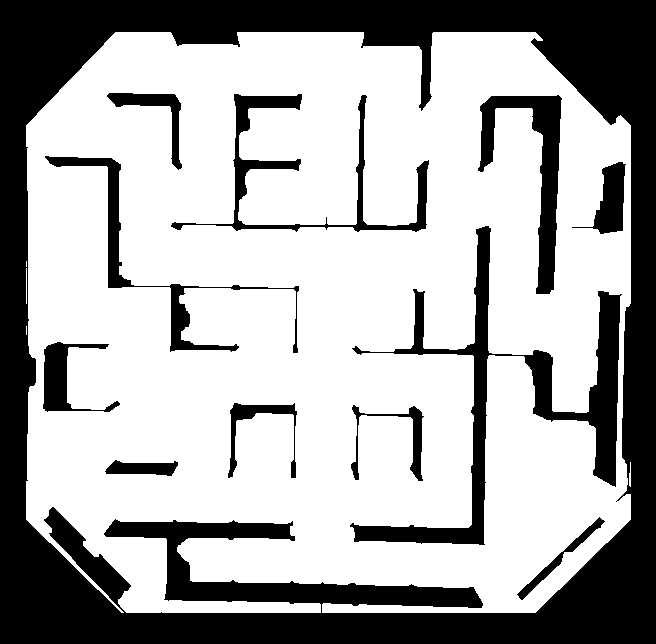
#> input picture mazemapping/Screenshot 2026-08-04 103907_mask_outputs/07_planning_map_free_white.png, 656 x 644 px
$ python path_planning_nodes.py '../mazemapping/Screenshot 2026-08-04 103907_mask_outputs/07_planning_map_free_white.png'
#> lines starting #> are read from the running program, lines starting #| are printed output that depends on the picture; after the words box and inside, x2 and y2 are one past the last pixel; in counts of white or black regions, pixels touching at a corner belong together
### mazemapping/mask_maze.py
"""
mask_maze.py

Creates a binary obstacle mask for the supplied octagonal maze image.

Output convention:
- 06_occupancy_obstacles_white.png:
    255 (white) = obstacle / wall / outside board
    0   (black) = free space

- 07_planning_map_free_white.png:
    255 (white) = free space
    0   (black) = obstacle / wall / outside board

The preprocessing uses:
1. CLAHE local contrast enhancement
2. Gamma darkening
3. A normal dark-pixel threshold for thick walls
4. Horizontal and vertical black-hat filters for thin walls
5. Morphological closing to repair small gaps
6. Connected-component filtering that preserves long, thin walls
"""

from __future__ import annotations

import argparse
from pathlib import Path

import cv2
import numpy as np

try:
    from .clip_grid import create_cyan_clip_mask
except ImportError:  # Support direct ``python mask_maze.py`` execution.
    from clip_grid import create_cyan_clip_mask


# ------------------------- Parameters to tune ------------------------- #

# Main wall threshold. Lower this if shadows are being detected as walls.
# Raise it slightly if genuine dark walls are missing.
DARK_THRESHOLD = 92

# Local contrast enhancement.
CLAHE_CLIP_LIMIT = 2.0
CLAHE_TILE_GRID = (8, 8)

# Gamma > 1 darkens mid-grey/dark pixels.
GAMMA = 1.21

# Run the geometry-sensitive morphology at one reference resolution. Camera
# exports of the same maze have ranged from roughly 670 px to 1160 px square;
# fixed pixel kernels otherwise behave differently on the low-resolution pair.
# Outputs are transformed back to the supplied image dimensions afterwards.
MASK_CANONICAL_SIZE = 1000

# Hysteresis thresholds for black-hat thin-wall recovery. Weak line pixels are
# retained only when their connected component reaches stronger line evidence
# or the main dark-wall mask. This preserves faint edge-on walls without
# admitting every isolated floor seam detected at the weak threshold.
THIN_LINE_THRESHOLD = 16
THIN_LINE_STRONG_THRESHOLD = 22
THIN_LINE_SUPPORT_DILATION_SIZE = 15


# Black-hat kernels for detecting horizontal and vertical dark lines.
HORIZONTAL_BLACKHAT_KERNEL = (17, 3)
VERTICAL_BLACKHAT_KERNEL = (3, 17)

# Directional opening suppresses non-line-shaped black-hat detections.
HORIZONTAL_OPEN_KERNEL = (6, 1)
VERTICAL_OPEN_KERNEL = (1, 6)

# Morphological closing joins wall pieces interrupted by cyan tape.
CLOSE_KERNEL_SIZE = 3
CLOSE_ITERATIONS = 1

# Large connected regions are kept automatically.
MIN_COMPONENT_AREA = 100

# Long, thin regions can also be kept even when their area is small.
MIN_COMPONENT_LENGTH = 15
MIN_THIN_COMPONENT_AREA = 8

# A short black-hat response can also be caused by a light floor mark. Only
# small isolated components receive this absolute-intensity check; full walls
# and Task 2 cylinders are deliberately outside its scope.
MAX_SMALL_COMPONENT_AREA = 250
MAX_SMALL_COMPONENT_MEDIAN_GRAY = 165

# The photographed board has centre panel seams that are not obstacles.
# Suppression is limited to the known centre strips and protects crossing
# walls and broad objects.
SUPPRESS_CENTRE_SEAMS = True
# CENTRE_SEAM_HALF_WIDTH = 7
CENTRE_SEAM_HALF_WIDTH = 8

# Pixels on the known centre seams are removed unless they belong to a
# perpendicular wall or a genuinely broad object. This rejects dark tape/seam
# fragments without cutting a crossing wall or a Task 2 cylinder.
CENTRE_SEAM_CROSSING_LENGTH = 19
CENTRE_SEAM_BROAD_FEATURE_SIZE = 11


# Adds a narrow obstacle boundary around the octagonal board.
BOARD_BOUNDARY_WIDTH = 7

# Approximate inner octagonal board corners, stored as fractions of
# image width and height.
BOARD_POLYGON_FRACTIONS = np.array(
    [
        (0.170, 0.045),  # top-left sloping corner
        (0.820, 0.045),  # top-right sloping corner
        (0.965, 0.190),  # upper-right side
        (0.965, 0.810),  # lower-right side
        (0.820, 0.955),  # bottom-right sloping corner
        (0.180, 0.955),  # bottom-left sloping corner
        (0.035, 0.810),  # lower-left side
        (0.035, 0.190),  # upper-left side
    ],
    dtype=np.float32,
)


# [5 lines left out: function odd_positive, not called in this run]


def create_board_mask(height: int, width: int) -> tuple[np.ndarray, np.ndarray]:
    """
    Return:
        board_mask: 255 inside the octagonal board and 0 outside
        polygon: integer polygon vertices
    """
    polygon = np.empty_like(BOARD_POLYGON_FRACTIONS, dtype=np.int32)
    polygon[:, 0] = np.rint(BOARD_POLYGON_FRACTIONS[:, 0] * width).astype(np.int32)
    polygon[:, 1] = np.rint(BOARD_POLYGON_FRACTIONS[:, 1] * height).astype(np.int32)

    board_mask = np.zeros((height, width), dtype=np.uint8)
    cv2.fillPoly(board_mask, [polygon], 255)

    return board_mask, polygon


# [295 lines left out: functions apply_gamma, remove_small_components, suppress_bright_small_components, suppress_centre_seam_artifacts, keep_supported_line_components, _directional_line_mask and 1 more, not called in this run]


def _create_maze_masks_native(
    image: np.ndarray,
    dark_threshold: int = DARK_THRESHOLD,
    thin_line_threshold: int = THIN_LINE_THRESHOLD,
    gamma: float = GAMMA,
) -> dict[str, np.ndarray]:
    """Create the intermediate and final masks."""
    if image is None or image.size == 0:
        raise ValueError("The supplied image is empty or could not be read.")

    height, width = image.shape[:2]
    board_mask, board_polygon = create_board_mask(height, width)

    grayscale = cv2.cvtColor(image, cv2.COLOR_BGR2GRAY)
    cyan_clip_mask = create_cyan_clip_mask(image)

    # Increase local contrast so thin dark walls stand out from the floor.
    clahe = cv2.createCLAHE(
        clipLimit=CLAHE_CLIP_LIMIT,
        tileGridSize=CLAHE_TILE_GRID,
    )
    clahe_gray = clahe.apply(grayscale)

    # Darken the enhanced grayscale image without changing its geometry.
    enhanced_gray = apply_gamma(clahe_gray, gamma)

    # Main detection for normal/thicker dark walls.
    #
    # Use the original grayscale here rather than the enhanced image. This
    # prevents CLAHE/gamma from turning broad grey shadows into obstacles.
    # The enhanced image is reserved for thin-line recovery below.
    main_dark_mask = cv2.inRange(
        grayscale,
        0,
        dark_threshold,
    )
    main_dark_mask = cv2.bitwise_and(main_dark_mask, board_mask)
    if SUPPRESS_CENTRE_SEAMS:
        main_dark_mask = suppress_centre_seam_artifacts(main_dark_mask)

    # Separate recovery path for narrow edge-on walls.
    (
        thin_line_response,
        horizontal_line_mask,
        vertical_line_mask,
        thin_line_mask,
    ) = create_thin_line_mask(
        enhanced_gray,
        board_mask,
        main_dark_mask,
        thin_line_threshold,
    )

    # Suppress directional thin-line evidence on the corresponding known panel
    # seam. Perpendicular wall evidence remains untouched.
    if SUPPRESS_CENTRE_SEAMS:
        centre_x = width // 2
        centre_y = height // 2
        half_width = CENTRE_SEAM_HALF_WIDTH

        x_start = max(0, centre_x - half_width)
        x_end = min(width, centre_x + half_width + 1)
        y_start = max(0, centre_y - half_width)
        y_end = min(height, centre_y + half_width + 1)

        vertical_line_mask[:, x_start:x_end] = 0
        horizontal_line_mask[y_start:y_end, :] = 0
        thin_line_mask = suppress_centre_seam_artifacts(thin_line_mask)

    # Combine the thick-wall and thin-wall detections.
    raw_dark_mask = cv2.bitwise_or(
        main_dark_mask,
        thin_line_mask,
    )
    raw_dark_mask = cv2.bitwise_and(raw_dark_mask, board_mask)

    close_size = odd_positive(CLOSE_KERNEL_SIZE, "CLOSE_KERNEL_SIZE")
    close_kernel = cv2.getStructuringElement(
        cv2.MORPH_ELLIPSE,
        (close_size, close_size),
    )

    # Join small gaps across cyan tape and minor lighting discontinuities.
    closed_wall_mask = cv2.morphologyEx(
        raw_dark_mask,
        cv2.MORPH_CLOSE,
        close_kernel,
        iterations=CLOSE_ITERATIONS,
    )

    cleaned_wall_mask = remove_small_components(
        closed_wall_mask,
        MIN_COMPONENT_AREA,
        MIN_COMPONENT_LENGTH,
        MIN_THIN_COMPONENT_AREA,
    )

    # One small final closing pass; 3x3 avoids excessively thick walls.
    cleaned_wall_mask = cv2.morphologyEx(
        cleaned_wall_mask,
        cv2.MORPH_CLOSE,
        np.ones((3, 3), dtype=np.uint8),
        iterations=1,
    )
    cleaned_wall_mask = suppress_bright_small_components(
        cleaned_wall_mask,
        grayscale,
    )

    # Occupancy convention: white means blocked.
    occupancy_map = cleaned_wall_mask.copy()

    # Everything outside the octagonal board is blocked.
    occupancy_map[board_mask == 0] = 255

    # Add a clear boundary around the board edge.
    boundary_width = odd_positive(
        BOARD_BOUNDARY_WIDTH,
        "BOARD_BOUNDARY_WIDTH",
    )
    boundary_kernel = np.ones(
        (boundary_width, boundary_width),
        dtype=np.uint8,
    )
    board_boundary = cv2.morphologyEx(
        board_mask,
        cv2.MORPH_GRADIENT,
        boundary_kernel,
    )
    occupancy_map[board_boundary > 0] = 255

    # Opposite convention for graph construction.
    planning_map = cv2.bitwise_not(occupancy_map)

    # Red overlay showing what has been classified as blocked.
    coloured_overlay = image.copy()
    coloured_overlay[occupancy_map == 255] = (0, 0, 255)
    overlay = cv2.addWeighted(image, 0.68, coloured_overlay, 0.32, 0)

    # Draw the detected board polygon for checking.
    polygon_preview = image.copy()
    cv2.polylines(
        polygon_preview,
        [board_polygon],
        isClosed=True,
        color=(0, 255, 255),
        thickness=2,
    )

    return {
        "01_grayscale.png": grayscale,
        "01a_clahe_grayscale.png": clahe_gray,
        "01b_enhanced_grayscale.png": enhanced_gray,
        "02_board_polygon.png": polygon_preview,
        "02a_thin_line_response.png": thin_line_response,
        "02b_horizontal_line_mask.png": horizontal_line_mask,
        "02c_vertical_line_mask.png": vertical_line_mask,
        "02d_thin_line_mask.png": thin_line_mask,
        "02e_cyan_clip_mask.png": cyan_clip_mask,
        "03a_main_dark_mask.png": main_dark_mask,
        "03_raw_dark_mask.png": raw_dark_mask,
        "04_closed_wall_mask.png": closed_wall_mask,
        "05_cleaned_wall_mask.png": cleaned_wall_mask,
        "06_occupancy_obstacles_white.png": occupancy_map,
        "07_planning_map_free_white.png": planning_map,
        "08_mask_overlay.png": overlay,
    }


_BINARY_OUTPUTS = frozenset(
    {
        "02b_horizontal_line_mask.png",
        "02c_vertical_line_mask.png",
        "02d_thin_line_mask.png",
        "02e_cyan_clip_mask.png",
        "03a_main_dark_mask.png",
        "03_raw_dark_mask.png",
        "04_closed_wall_mask.png",
        "05_cleaned_wall_mask.png",
        "06_occupancy_obstacles_white.png",
    }
)


def create_maze_masks(
    image: np.ndarray,
    dark_threshold: int = DARK_THRESHOLD,
    thin_line_threshold: int = THIN_LINE_THRESHOLD,
    gamma: float = GAMMA,
    canonical_size: int | None = MASK_CANONICAL_SIZE,
) -> dict[str, np.ndarray]:
    """Create masks with resolution-normalised morphology.

    The photographed rig fills the source frame in the supplied captures, so
    resizing it to a common square makes the fixed black-hat, opening, closing,
    and component kernels represent consistent physical sizes. Every returned
    output is restored to the input dimensions for Task 1 compatibility.
    Pass ``canonical_size=None`` to retain native-resolution behaviour.
    """
    if image is None or image.size == 0:
        raise ValueError("The supplied image is empty or could not be read.")
    if canonical_size is None:
        return _create_maze_masks_native(
            image,
            dark_threshold,
            thin_line_threshold,
            gamma,
        )
    if canonical_size < 2:
        raise ValueError("canonical_size must be at least 2 or None")

    height, width = image.shape[:2]
    if height == canonical_size and width == canonical_size:
        return _create_maze_masks_native(
            image,
            dark_threshold,
            thin_line_threshold,
            gamma,
        )

    normalised = cv2.resize(
        image,
        (canonical_size, canonical_size),
        interpolation=(
            cv2.INTER_AREA
            if canonical_size < max(height, width)
            else cv2.INTER_CUBIC
        ),
    )
    normalised_outputs = _create_maze_masks_native(
        normalised,
        dark_threshold,
        thin_line_threshold,
        gamma,
    )

    restored: dict[str, np.ndarray] = {}
    for name, output in normalised_outputs.items():
        resized = cv2.resize(
            output,
            (width, height),
            interpolation=cv2.INTER_AREA,
        )
        if name in _BINARY_OUTPUTS:
            resized = np.where(resized > 0, 255, 0).astype(np.uint8)
        restored[name] = resized

    occupancy_name = "06_occupancy_obstacles_white.png"
    planning_name = "07_planning_map_free_white.png"
    restored[planning_name] = cv2.bitwise_not(restored[occupancy_name])

    coloured_overlay = image.copy()
    coloured_overlay[restored[occupancy_name] == 255] = (0, 0, 255)
    restored["08_mask_overlay.png"] = cv2.addWeighted(
        image,
        0.68,
        coloured_overlay,
        0.32,
        0,
    )
    return restored


# [154 lines left out: functions save_outputs, show_outputs, parse_arguments, main, not called in this run]


# [2 lines that do not run on import are left out]

### cylindermapping/path_planning_nodes.py
"""
path_planning_nodes_fixed.py

Creates a fixed node lattice from the maze image.

Important behaviour:
- The node lattice is generated independently of the obstacle mask.
- A node is still created when its coordinate lies on a detected wall.
- Nodes are then classified as FREE or BLOCKED using the planning mask.
- Later path-planning stages should prevent travel through blocked nodes
  and prevent edges from crossing walls.

Nothing is saved unless --save is supplied.

Required folder layout:
    your_project/
        mask_maze.py
        path_planning_nodes_fixed_grid.py
        maze.png

Run:
    py path_planning_nodes_fixed_grid.py "maze.png"

If "9 rows and 9 columns" means 9 maze cells rather than 9 nodes,
run with 10 rows and 10 columns:
    py path_planning_nodes_fixed_grid.py "maze.png" --rows 10 --columns 10
"""

from __future__ import annotations

import argparse
from pathlib import Path
from typing import List, NamedTuple, Tuple

import cv2
import numpy as np

try:
    from mask_maze import create_board_mask, create_maze_masks
except ImportError as error:
    raise ImportError(
        "Could not import mask_maze.py. Put mask_maze.py in the same folder "
        "as this file, and make sure it contains create_maze_masks() and "
        "create_board_mask()."
    ) from error


Point = Tuple[int, int]


class GridNode(NamedTuple):
    """One fixed lattice node."""

    node_id: int
    row: int
    column: int
    x: int
    y: int
    blocked: bool


# ------------------------- Main tuning variables ------------------------- #

# Number of NODE positions, not number of spaces between nodes.
NODE_ROWS = 9
NODE_COLUMNS = 9

# Move the fixed grid inward from the octagonal board's bounding rectangle.
# Increase these values if outer nodes are too close to the board boundary.
# Decrease them if the grid does not cover enough of the maze.
GRID_INSET_X_FRACTION = 0.08
GRID_INSET_Y_FRACTION = 0.08

# Optional additional wall clearance before classifying nodes.
# This does not affect whether nodes are created. It only changes whether
# each generated node is labelled free or blocked.
CLEARANCE_PIXELS = 0

NODE_RADIUS = 4
NODE_LABELS = True
FREE_THRESHOLD = 127

# Display colours use OpenCV's BGR ordering.
FREE_NODE_COLOUR = (0, 255, 0)
BLOCKED_NODE_COLOUR = (0, 0, 255)
GRID_LINE_COLOUR = (100, 220, 100)
LABEL_COLOUR = (255, 0, 255)


# [287 lines left out: functions ensure_binary_planning_map, add_clearance, calculate_grid_bounds, generate_fixed_grid_nodes, build_node_lookup, draw_lattice_edges and 2 more, not called in this run]


def parse_arguments() -> argparse.Namespace:
    parser = argparse.ArgumentParser(
        description=(
            "Generate a fixed node lattice independently of obstacles, then "
            "classify each node using the mask from mask_maze.py."
        ),
    )

    parser.add_argument(
        "image",
        type=Path,
        help="Path to the original maze photograph.",
    )

    parser.add_argument(
        "--rows",
        type=int,
        default=NODE_ROWS,
        help=f"Number of node rows. Default: {NODE_ROWS}.",
    )

    parser.add_argument(
        "--columns",
        type=int,
        default=NODE_COLUMNS,
        help=f"Number of node columns. Default: {NODE_COLUMNS}.",
    )

    parser.add_argument(
        "--inset-x",
        type=float,
        default=GRID_INSET_X_FRACTION,
        help=(
            "Horizontal grid inset as a fraction of board width. "
            f"Default: {GRID_INSET_X_FRACTION}."
        ),
    )

    parser.add_argument(
        "--inset-y",
        type=float,
        default=GRID_INSET_Y_FRACTION,
        help=(
            "Vertical grid inset as a fraction of board height. "
            f"Default: {GRID_INSET_Y_FRACTION}."
        ),
    )

    parser.add_argument(
        "--clearance",
        type=int,
        default=CLEARANCE_PIXELS,
        help=(
            "Additional obstacle inflation used only for node classification. "
            f"Default: {CLEARANCE_PIXELS}."
        ),
    )

    parser.add_argument(
        "--node-radius",
        type=int,
        default=NODE_RADIUS,
        help=f"Displayed node radius. Default: {NODE_RADIUS}.",
    )

    parser.add_argument(
        "--no-labels",
        action="store_true",
        help="Hide node ID labels.",
    )

    parser.add_argument(
        "--save",
        action="store_true",
        help="Save the planning map and fixed-grid previews.",
    )

    parser.add_argument(
        "--output",
        type=Path,
        default=Path("fixed_grid_outputs"),
        help="Output directory used with --save.",
    )

    return parser.parse_args()


def main() -> None:
    args = parse_arguments()

    if args.rows < 2:
        raise ValueError("--rows must be at least 2.")

    if args.columns < 2:
        raise ValueError("--columns must be at least 2.")

    if args.clearance < 0:
        raise ValueError("--clearance must be zero or greater.")

    if args.node_radius <= 0:
        raise ValueError("--node-radius must be greater than zero.")

    image_path = args.image.expanduser().resolve()

    if not image_path.is_file():
        raise FileNotFoundError(f"Maze image not found: {image_path}")

    original_image = cv2.imread(
        str(image_path),
        cv2.IMREAD_COLOR,
    )
#> original_image is the input picture: shape (644, 656, 3); 66.6% white; 12 black regions, largest, box (x1, y1, x2, y2) and area: (0, 0, 656, 644) 106397, (350, 226, 622, 545) 12884, (478, 95, 562, 294) 5028

    if original_image is None:
        raise ValueError(
            f"OpenCV could not read the image: {image_path}"
        )

    # Generate the mask in memory.
    mask_outputs = create_maze_masks(original_image)
#> in create_maze_masks, `normalised = cv2.resize( image, (canonical_size, canonical_size), inte..`:
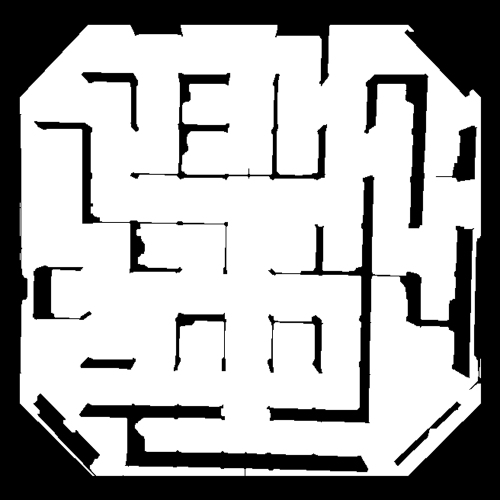
#> normalised: shape (1000, 1000, 3) (shown at 1/2 size); min 0, max 255, mean 169.9
#> in create_board_mask, `cv2.fillPoly(board_mask, [polygon], 255)`:
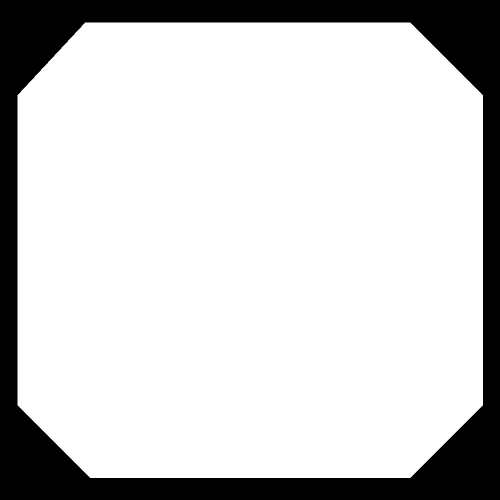
#> board_mask: shape (1000, 1000) (shown at 1/2 size); 80.7% white; 1 black region, box (x1, y1, x2, y2) and area: (0, 0, 1000, 1000) 193469

    planning_map = mask_outputs[
        "07_planning_map_free_white.png"
    ]
    planning_map = ensure_binary_planning_map(planning_map)

    classified_map = add_clearance(
        planning_map,
        args.clearance,
    )

    height, width = classified_map.shape
    board_mask, _ = create_board_mask(height, width)

    # Generate ALL lattice nodes first, including nodes on walls.
    nodes = generate_fixed_grid_nodes(
        planning_map=classified_map,
        board_mask=board_mask,
        rows=args.rows,
        columns=args.columns,
        inset_x_fraction=args.inset_x,
        inset_y_fraction=args.inset_y,
    )

    free_nodes = [
        node for node in nodes
        if not node.blocked
    ]
    blocked_nodes = [
        node for node in nodes
        if node.blocked
    ]

    original_preview = draw_nodes(
        base_image=original_image,
        nodes=nodes,
        rows=args.rows,
        columns=args.columns,
        radius=args.node_radius,
        show_labels=not args.no_labels,
    )

    mask_colour = cv2.cvtColor(
        classified_map,
        cv2.COLOR_GRAY2BGR,
    )
    mask_preview = draw_nodes(
        base_image=mask_colour,
        nodes=nodes,
        rows=args.rows,
        columns=args.columns,
        radius=args.node_radius,
        show_labels=not args.no_labels,
    )

    print(
        f"Generated all {len(nodes)} fixed lattice nodes "
        f"({args.rows} rows x {args.columns} columns)."
    )
    print(f"Free nodes: {len(free_nodes)}")
    print(f"Blocked nodes: {len(blocked_nodes)}")
    print("Green = free node")
    print("Red = node exists but is blocked by the current mask")
    print(
        "The visible grid lines are only the candidate lattice. "
        "They are not collision-checked path-planning edges yet."
    )
    print("Press any key in an image window to close both previews.")

    if args.save:
        output_directory = args.output.expanduser().resolve()
        output_directory.mkdir(parents=True, exist_ok=True)

        cv2.imwrite(
            str(output_directory / "01_classified_planning_map.png"),
            classified_map,
        )
        cv2.imwrite(
            str(output_directory / "02_fixed_nodes_on_mask.png"),
            mask_preview,
        )
        cv2.imwrite(
            str(output_directory / "03_fixed_nodes_on_maze.png"),
            original_preview,
        )

        print(f"Saved previews to: {output_directory}")

    cv2.imshow(
        "Fixed nodes on planning mask",
        resize_for_display(mask_preview),
    )
    cv2.imshow(
        "Fixed nodes on original maze",
        resize_for_display(original_preview),
    )

    cv2.waitKey(0)
    cv2.destroyAllWindows()


if __name__ == "__main__":
    main()
#> (the call stopped at in _create_maze_masks_native, `cyan_clip_mask = create_cyan_clip_mask(image)`: clip_grid is not available in this run)
